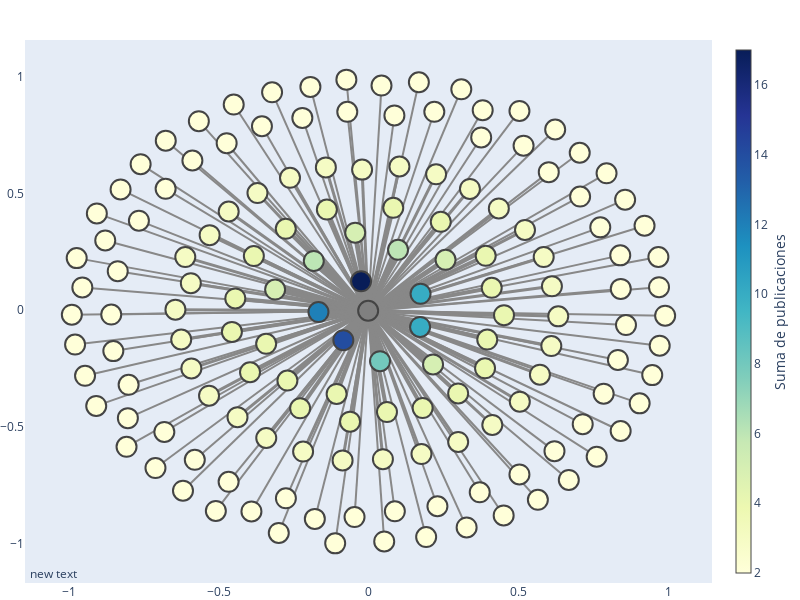

The notebook cell saved with this chart:
### Markdown cell above
Pandemia

### Code cell
grafo_colaboraciones(df_colaboraciones_internacionales_pandemia[df_colaboraciones_internacionales_pandemia['weight'] > media_colaboraciones_internacionales_pandemia])

### Figure 1 — Plotly figure (JSON) as saved in the notebook; plotly's stock layout.template omitted (floating-point values rounded to 4 significant figures; data arrays with more than 128 entries replaced by an {"elided": "..."} marker saying what was removed)
{"data": [{"hoverinfo": "none", "line": {"color": "#888", "width": 17}, "mode": "lines", "type": "scatter", "x": [-0.001479, -0.02512, null], "y": [-0.002491, 0.1237, null]}, {"hoverinfo": "none", "line": {"color": "#888", "width": 14}, "mode": "lines", "type": "scatter", "x": [-0.001479, -0.08427, null], "y": [-0.002491, -0.1288, null]}, {"hoverinfo": "none", "line": {"color": "#888", "width": 12}, "mode": "lines", "type": "scatter", "x": [-0.001479, -0.1673, null], "y": [-0.002491, -0.00813, null]}, {"hoverinfo": "none", "line": {"color": "#888", "width": 10}, "mode": "lines", "type": "scatter", "x": [-0.001479, 0.1719, null], "y": [-0.002491, -0.07184, null]}, {"hoverinfo": "none", "line": {"color": "#888", "width": 10}, "mode": "lines", "type": "scatter", "x": [-0.001479, 0.1734, null], "y": [-0.002491, 0.07011, null]}, {"hoverinfo": "none", "line": {"color": "#888", "width": 8}, "mode": "lines", "type": "scatter", "x": [-0.001479, 0.03814, null], "y": [-0.002491, -0.2189, null]}, {"hoverinfo": "none", "line": {"color": "#888", "width": 6}, "mode": "lines", "type": "scatter", "x": [-0.001479, 0.09831, null], "y": [-0.002491, 0.259, null]}, {"hoverinfo": "none", "line": {"color": "#888", "width": 6}, "mode": "lines", "type": "scatter", "x": [-0.001479, -0.1829, null], "y": [-0.002491, 0.2111, null]}, {"hoverinfo": "none", "line": {"color": "#888", "width": 5}, "mode": "lines", "type": "scatter", "x": [-0.001479, 0.2151, null], "y": [-0.002491, -0.2326, null]}, {"hoverinfo": "none", "line": {"color": "#888", "width": 5}, "mode": "lines", "type": "scatter", "x": [-0.001479, 0.2569, null], "y": [-0.002491, 0.2159, null]}, {"hoverinfo": "none", "line": {"color": "#888", "width": 5}, "mode": "lines", "type": "scatter", "x": [-0.001479, -0.04466, null], "y": [-0.002491, 0.3322, null]}, {"hoverinfo": "none", "line": {"color": "#888", "width": 5}, "mode": "lines", "type": "scatter", "x": [-0.001479, -0.312, null], "y": [-0.002491, 0.08839, null]}, {"hoverinfo": "none", "line": {"color": "#888", "width": 4}, "mode": "lines", "type": "scatter", "x": [-0.001479, 0.4109, null], "y": [-0.002491, 0.09583, null]}, {"hoverinfo": "none", "line": {"color": "#888", "width": 4}, "mode": "lines", "type": "scatter", "x": [-0.001479, -0.2285, null], "y": [-0.002491, -0.4208, null]}, {"hoverinfo": "none", "line": {"color": "#888", "width": 4}, "mode": "lines", "type": "scatter", "x": [-0.001479, -0.4562, null], "y": [-0.002491, -0.09309, null]}, {"hoverinfo": "none", "line": {"color": "#888", "width": 4}, "mode": "lines", "type": "scatter", "x": [-0.001479, 0.3887, null], "y": [-0.002491, -0.2494, null]}, {"hoverinfo": "none", "line": {"color": "#888", "width": 4}, "mode": "lines", "type": "scatter", "x": [-0.001479, 0.1804, null], "y": [-0.002491, -0.4197, null]}, {"hoverinfo": "none", "line": {"color": "#888", "width": 4}, "mode": "lines", "type": "scatter", "x": [-0.001479, 0.08228, null], "y": [-0.002491, 0.4391, null]}, {"hoverinfo": "none", "line": {"color": "#888", "width": 4}, "mode": "lines", "type": "scatter", "x": [-0.001479, -0.383, null], "y": [-0.002491, 0.232, null]}, {"hoverinfo": "none", "line": {"color": "#888", "width": 4}, "mode": "lines", "type": "scatter", "x": [-0.001479, -0.3958, null], "y": [-0.002491, -0.2662, null]}, {"hoverinfo": "none", "line": {"color": "#888", "width": 4}, "mode": "lines", "type": "scatter", "x": [-0.001479, -0.4449, null], "y": [-0.002491, 0.05046, null]}, {"hoverinfo": "none", "line": {"color": "#888", "width": 4}, "mode": "lines", "type": "scatter", "x": [-0.001479, 0.4519, null], "y": [-0.002491, -0.02171, null]}, {"hoverinfo": "none", "line": {"color": "#888", "width": 4}, "mode": "lines", "type": "scatter", "x": [-0.001479, 0.2989, null], "y": [-0.002491, -0.357, null]}, {"hoverinfo": "none", "line": {"color": "#888", "width": 4}, "mode": "lines", "type": "scatter", "x": [-0.001479, -0.3419, null], "y": [-0.002491, -0.1443, null]}, {"hoverinfo": "none", "line": {"color": "#888", "width": 4}, "mode": "lines", "type": "scatter", "x": [-0.001479, -0.1067, null], "y": [-0.002491, -0.3592, null]}, {"hoverinfo": "none", "line": {"color": "#888", "width": 4}, "mode": "lines", "type": "scatter", "x": [-0.001479, -0.0619, null], "y": [-0.002491, -0.4781, null]}, {"hoverinfo": "none", "line": {"color": "#888", "width": 4}, "mode": "lines", "type": "scatter", "x": [-0.001479, 0.2409, null], "y": [-0.002491, 0.3791, null]}, {"hoverinfo": "none", "line": {"color": "#888", "width": 4}, "mode": "lines", "type": "scatter", "x": [-0.001479, -0.1393, null], "y": [-0.002491, 0.4314, null]}, {"hoverinfo": "none", "line": {"color": "#888", "width": 4}, "mode": "lines", "type": "scatter", "x": [-0.001479, -0.271, null], "y": [-0.002491, -0.3017, null]}, {"hoverinfo": "none", "line": {"color": "#888", "width": 4}, "mode": "lines", "type": "scatter", "x": [-0.001479, 0.3909, null], "y": [-0.002491, 0.2333, null]}, {"hoverinfo": "none", "line": {"color": "#888", "width": 4}, "mode": "lines", "type": "scatter", "x": [-0.001479, 0.396, null], "y": [-0.002491, -0.126, null]}, {"hoverinfo": "none", "line": {"color": "#888", "width": 4}, "mode": "lines", "type": "scatter", "x": [-0.001479, 0.06135, null], "y": [-0.002491, -0.4368, null]}, {"hoverinfo": "none", "line": {"color": "#888", "width": 4}, "mode": "lines", "type": "scatter", "x": [-0.001479, -0.2764, null], "y": [-0.002491, 0.349, null]}, {"hoverinfo": "none", "line": {"color": "#888", "width": 3}, "mode": "lines", "type": "scatter", "x": [-0.001479, -0.08684, null], "y": [-0.002491, -0.6442, null]}, {"hoverinfo": "none", "line": {"color": "#888", "width": 3}, "mode": "lines", "type": "scatter", "x": [-0.001479, 0.4129, null], "y": [-0.002491, -0.4924, null]}, {"hoverinfo": "none", "line": {"color": "#888", "width": 3}, "mode": "lines", "type": "scatter", "x": [-0.001479, 0.6118, null], "y": [-0.002491, 0.1025, null]}, {"hoverinfo": "none", "line": {"color": "#888", "width": 3}, "mode": "lines", "type": "scatter", "x": [-0.001479, -0.4375, null], "y": [-0.002491, -0.4587, null]}, {"hoverinfo": "none", "line": {"color": "#888", "width": 3}, "mode": "lines", "type": "scatter", "x": [-0.001479, -0.5305, null], "y": [-0.002491, 0.3217, null]}, {"hoverinfo": "none", "line": {"color": "#888", "width": 3}, "mode": "lines", "type": "scatter", "x": [-0.001479, 0.5844, null], "y": [-0.002491, 0.2279, null]}, {"hoverinfo": "none", "line": {"color": "#888", "width": 3}, "mode": "lines", "type": "scatter", "x": [-0.001479, 0.3382, null], "y": [-0.002491, 0.5199, null]}, {"hoverinfo": "none", "line": {"color": "#888", "width": 3}, "mode": "lines", "type": "scatter", "x": [-0.001479, 0.2253, null], "y": [-0.002491, 0.5826, null]}, {"hoverinfo": "none", "line": {"color": "#888", "width": 3}, "mode": "lines", "type": "scatter", "x": [-0.001479, 0.1765, null], "y": [-0.002491, -0.617, null]}, {"hoverinfo": "none", "line": {"color": "#888", "width": 3}, "mode": "lines", "type": "scatter", "x": [-0.001479, 0.4346, null], "y": [-0.002491, 0.4363, null]}, {"hoverinfo": "none", "line": {"color": "#888", "width": 3}, "mode": "lines", "type": "scatter", "x": [-0.001479, -0.5915, null], "y": [-0.002491, -0.2498, null]}, {"hoverinfo": "none", "line": {"color": "#888", "width": 3}, "mode": "lines", "type": "scatter", "x": [-0.001479, 0.04775, null], "y": [-0.002491, -0.6391, null]}, {"hoverinfo": "none", "line": {"color": "#888", "width": 3}, "mode": "lines", "type": "scatter", "x": [-0.001479, -0.2186, null], "y": [-0.002491, -0.6065, null]}, {"hoverinfo": "none", "line": {"color": "#888", "width": 3}, "mode": "lines", "type": "scatter", "x": [-0.001479, -0.4669, null], "y": [-0.002491, 0.4232, null]}, {"hoverinfo": "none", "line": {"color": "#888", "width": 3}, "mode": "lines", "type": "scatter", "x": [-0.001479, -0.6254, null], "y": [-0.002491, -0.1258, null]}, {"hoverinfo": "none", "line": {"color": "#888", "width": 3}, "mode": "lines", "type": "scatter", "x": [-0.001479, 0.5046, null], "y": [-0.002491, -0.3924, null]}, {"hoverinfo": "none", "line": {"color": "#888", "width": 3}, "mode": "lines", "type": "scatter", "x": [-0.001479, 0.5717, null], "y": [-0.002491, -0.2767, null]}, {"hoverinfo": "none", "line": {"color": "#888", "width": 3}, "mode": "lines", "type": "scatter", "x": [-0.001479, -0.6447, null], "y": [-0.002491, 0.00234, null]}, {"hoverinfo": "none", "line": {"color": "#888", "width": 3}, "mode": "lines", "type": "scatter", "x": [-0.001479, 0.522, null], "y": [-0.002491, 0.3442, null]}, {"hoverinfo": "none", "line": {"color": "#888", "width": 3}, "mode": "lines", "type": "scatter", "x": [-0.001479, -0.3416, null], "y": [-0.002491, -0.5482, null]}, {"hoverinfo": "none", "line": {"color": "#888", "width": 3}, "mode": "lines", "type": "scatter", "x": [-0.001479, 0.6098, null], "y": [-0.002491, -0.154, null]}, {"hoverinfo": "none", "line": {"color": "#888", "width": 3}, "mode": "lines", "type": "scatter", "x": [-0.001479, -0.6118, null], "y": [-0.002491, 0.2277, null]}, {"hoverinfo": "none", "line": {"color": "#888", "width": 3}, "mode": "lines", "type": "scatter", "x": [-0.001479, -0.5325, null], "y": [-0.002491, -0.3667, null]}, {"hoverinfo": "none", "line": {"color": "#888", "width": 3}, "mode": "lines", "type": "scatter", "x": [-0.001479, -0.1426, null], "y": [-0.002491, 0.6124, null]}, {"hoverinfo": "none", "line": {"color": "#888", "width": 3}, "mode": "lines", "type": "scatter", "x": [-0.001479, -0.2623, null], "y": [-0.002491, 0.5676, null]}, {"hoverinfo": "none", "line": {"color": "#888", "width": 3}, "mode": "lines", "type": "scatter", "x": [-0.001479, 0.103, null], "y": [-0.002491, 0.6162, null]}, {"hoverinfo": "none", "line": {"color": "#888", "width": 3}, "mode": "lines", "type": "scatter", "x": [-0.001479, -0.3709, null], "y": [-0.002491, 0.5023, null]}, {"hoverinfo": "none", "line": {"color": "#888", "width": 3}, "mode": "lines", "type": "scatter", "x": [-0.001479, 0.299, null], "y": [-0.002491, -0.5652, null]}, {"hoverinfo": "none", "line": {"color": "#888", "width": 3}, "mode": "lines", "type": "scatter", "x": [-0.001479, 0.633, null], "y": [-0.002491, -0.0265, null]}, {"hoverinfo": "none", "line": {"color": "#888", "width": 3}, "mode": "lines", "type": "scatter", "x": [-0.001479, -0.0217, null], "y": [-0.002491, 0.6027, null]}, {"hoverinfo": "none", "line": {"color": "#888", "width": 3}, "mode": "lines", "type": "scatter", "x": [-0.001479, -0.5933, null], "y": [-0.002491, 0.1156, null]}, {"hoverinfo": "none", "line": {"color": "#888", "width": 2}, "mode": "lines", "type": "scatter", "x": [-0.001479, -0.8009, null], "y": [-0.002491, -0.3199, null]}, {"hoverinfo": "none", "line": {"color": "#888", "width": 2}, "mode": "lines", "type": "scatter", "x": [-0.001479, -0.276, null], "y": [-0.002491, -0.807, null]}, {"hoverinfo": "none", "line": {"color": "#888", "width": 2}, "mode": "lines", "type": "scatter", "x": [-0.001479, 0.8416, null], "y": [-0.002491, 0.09131, null]}, {"hoverinfo": "none", "line": {"color": "#888", "width": 2}, "mode": "lines", "type": "scatter", "x": [-0.001479, 0.5035, null], "y": [-0.002491, 0.8545, null]}, {"hoverinfo": "none", "line": {"color": "#888", "width": 2}, "mode": "lines", "type": "scatter", "x": [-0.001479, 0.6204, null], "y": [-0.002491, -0.6046, null]}, {"hoverinfo": "none", "line": {"color": "#888", "width": 2}, "mode": "lines", "type": "scatter", "x": [-0.001479, -0.8277, null], "y": [-0.002491, 0.5177, null]}, {"hoverinfo": "none", "line": {"color": "#888", "width": 2}, "mode": "lines", "type": "scatter", "x": [-0.001479, 0.832, null], "y": [-0.002491, -0.2136, null]}, {"hoverinfo": "none", "line": {"color": "#888", "width": 2}, "mode": "lines", "type": "scatter", "x": [-0.001479, -0.2211, null], "y": [-0.002491, 0.8246, null]}, {"hoverinfo": "none", "line": {"color": "#888", "width": 2}, "mode": "lines", "type": "scatter", "x": [-0.001479, -0.6817, null], "y": [-0.002491, -0.5222, null]}, {"hoverinfo": "none", "line": {"color": "#888", "width": 2}, "mode": "lines", "type": "scatter", "x": [-0.001479, 0.2194, null], "y": [-0.002491, 0.8507, null]}, {"hoverinfo": "none", "line": {"color": "#888", "width": 2}, "mode": "lines", "type": "scatter", "x": [-0.001479, -0.4672, null], "y": [-0.002491, -0.736, null]}, {"hoverinfo": "none", "line": {"color": "#888", "width": 2}, "mode": "lines", "type": "scatter", "x": [-0.001479, -0.6769, null], "y": [-0.002491, 0.727, null]}, {"hoverinfo": "none", "line": {"color": "#888", "width": 2}, "mode": "lines", "type": "scatter", "x": [-0.001479, 0.8591, null], "y": [-0.002491, -0.06379, null]}, {"hoverinfo": "none", "line": {"color": "#888", "width": 2}, "mode": "lines", "type": "scatter", "x": [-0.001479, 0.04309, null], "y": [-0.002491, 0.9632, null]}, {"hoverinfo": "none", "line": {"color": "#888", "width": 2}, "mode": "lines", "type": "scatter", "x": [-0.001479, 0.1678, null], "y": [-0.002491, 0.9775, null]}, {"hoverinfo": "none", "line": {"color": "#888", "width": 2}, "mode": "lines", "type": "scatter", "x": [-0.001479, 0.6227, null], "y": [-0.002491, 0.7748, null]}, {"hoverinfo": "none", "line": {"color": "#888", "width": 2}, "mode": "lines", "type": "scatter", "x": [-0.001479, 0.5034, null], "y": [-0.002491, -0.7046, null]}, {"hoverinfo": "none", "line": {"color": "#888", "width": 2}, "mode": "lines", "type": "scatter", "x": [-0.001479, 0.3808, null], "y": [-0.002491, 0.8576, null]}, {"hoverinfo": "none", "line": {"color": "#888", "width": 2}, "mode": "lines", "type": "scatter", "x": [-0.001479, 0.921, null], "y": [-0.002491, 0.3622, null]}, {"hoverinfo": "none", "line": {"color": "#888", "width": 2}, "mode": "lines", "type": "scatter", "x": [-0.001479, 0.4508, null], "y": [-0.002491, -0.8803, null]}, {"hoverinfo": "none", "line": {"color": "#888", "width": 2}, "mode": "lines", "type": "scatter", "x": [-0.001479, -0.5665, null], "y": [-0.002491, 0.8105, null]}, {"hoverinfo": "none", "line": {"color": "#888", "width": 2}, "mode": "lines", "type": "scatter", "x": [-0.001479, 0.2297, null], "y": [-0.002491, -0.8409, null]}, {"hoverinfo": "none", "line": {"color": "#888", "width": 2}, "mode": "lines", "type": "scatter", "x": [-0.001479, -0.8589, null], "y": [-0.002491, -0.01882, null]}, {"hoverinfo": "none", "line": {"color": "#888", "width": 2}, "mode": "lines", "type": "scatter", "x": [-0.001479, 0.9046, null], "y": [-0.002491, -0.3997, null]}, {"hoverinfo": "none", "line": {"color": "#888", "width": 2}, "mode": "lines", "type": "scatter", "x": [-0.001479, 0.7845, null], "y": [-0.002491, -0.3581, null]}, {"hoverinfo": "none", "line": {"color": "#888", "width": 2}, "mode": "lines", "type": "scatter", "x": [-0.001479, 0.7942, null], "y": [-0.002491, 0.5871, null]}, {"hoverinfo": "none", "line": {"color": "#888", "width": 2}, "mode": "lines", "type": "scatter", "x": [-0.001479, -0.9904, null], "y": [-0.002491, -0.01928, null]}, {"hoverinfo": "none", "line": {"color": "#888", "width": 2}, "mode": "lines", "type": "scatter", "x": [-0.001479, -0.8789, null], "y": [-0.002491, 0.2989, null]}, {"hoverinfo": "none", "line": {"color": "#888", "width": 2}, "mode": "lines", "type": "scatter", "x": [-0.001479, -0.7113, null], "y": [-0.002491, -0.677, null]}, {"hoverinfo": "none", "line": {"color": "#888", "width": 2}, "mode": "lines", "type": "scatter", "x": [-0.001479, 0.5173, null], "y": [-0.002491, 0.7055, null]}, {"hoverinfo": "none", "line": {"color": "#888", "width": 2}, "mode": "lines", "type": "scatter", "x": [-0.001479, 0.7046, null], "y": [-0.002491, 0.6751, null]}, {"hoverinfo": "none", "line": {"color": "#888", "width": 2}, "mode": "lines", "type": "scatter", "x": [-0.001479, -0.7666, null], "y": [-0.002491, 0.3837, null]}, {"hoverinfo": "none", "line": {"color": "#888", "width": 2}, "mode": "lines", "type": "scatter", "x": [-0.001479, -0.1794, null], "y": [-0.002491, -0.8951, null]}, {"hoverinfo": "none", "line": {"color": "#888", "width": 2}, "mode": "lines", "type": "scatter", "x": [-0.001479, -0.2998, null], "y": [-0.002491, -0.9553, null]}, {"hoverinfo": "none", "line": {"color": "#888", "width": 2}, "mode": "lines", "type": "scatter", "x": [-0.001479, -0.1115, null], "y": [-0.002491, -1, null]}, {"hoverinfo": "none", "line": {"color": "#888", "width": 2}, "mode": "lines", "type": "scatter", "x": [-0.001479, 0.3094, null], "y": [-0.002491, 0.9473, null]}, {"hoverinfo": "none", "line": {"color": "#888", "width": 2}, "mode": "lines", "type": "scatter", "x": [-0.001479, -0.8079, null], "y": [-0.002491, -0.586, null]}, {"hoverinfo": "none", "line": {"color": "#888", "width": 2}, "mode": "lines", "type": "scatter", "x": [-0.001479, 0.7612, null], "y": [-0.002491, -0.6283, null]}, {"hoverinfo": "none", "line": {"color": "#888", "width": 2}, "mode": "lines", "type": "scatter", "x": [-0.001479, 0.05214, null], "y": [-0.002491, -0.9917, null]}, {"hoverinfo": "none", "line": {"color": "#888", "width": 2}, "mode": "lines", "type": "scatter", "x": [-0.001479, 0.08614, null], "y": [-0.002491, 0.835, null]}, {"hoverinfo": "none", "line": {"color": "#888", "width": 2}, "mode": "lines", "type": "scatter", "x": [-0.001479, 0.3709, null], "y": [-0.002491, -0.7809, null]}, {"hoverinfo": "none", "line": {"color": "#888", "width": 2}, "mode": "lines", "type": "scatter", "x": [-0.001479, -0.07115, null], "y": [-0.002491, 0.8506, null]}, {"hoverinfo": "none", "line": {"color": "#888", "width": 2}, "mode": "lines", "type": "scatter", "x": [-0.001479, -0.8519, null], "y": [-0.002491, -0.1756, null]}, {"hoverinfo": "none", "line": {"color": "#888", "width": 2}, "mode": "lines", "type": "scatter", "x": [-0.001479, 0.9715, null], "y": [-0.002491, -0.1525, null]}, {"hoverinfo": "none", "line": {"color": "#888", "width": 2}, "mode": "lines", "type": "scatter", "x": [-0.001479, -0.4737, null], "y": [-0.002491, 0.7159, null]}, {"hoverinfo": "none", "line": {"color": "#888", "width": 2}, "mode": "lines", "type": "scatter", "x": [-0.001479, 0.8413, null], "y": [-0.002491, -0.5182, null]}, {"hoverinfo": "none", "line": {"color": "#888", "width": 2}, "mode": "lines", "type": "scatter", "x": [-0.001479, -0.3221, null], "y": [-0.002491, 0.9344, null]}, {"hoverinfo": "none", "line": {"color": "#888", "width": 2}, "mode": "lines", "type": "scatter", "x": [-0.001479, -0.391, null], "y": [-0.002491, -0.8632, null]}, {"hoverinfo": "none", "line": {"color": "#888", "width": 2}, "mode": "lines", "type": "scatter", "x": [-0.001479, -0.0469, null], "y": [-0.002491, -0.8873, null]}, {"hoverinfo": "none", "line": {"color": "#888", "width": 2}, "mode": "lines", "type": "scatter", "x": [-0.001479, -0.9069, null], "y": [-0.002491, 0.415, null]}, {"hoverinfo": "none", "line": {"color": "#888", "width": 2}, "mode": "lines", "type": "scatter", "x": [-0.001479, 0.9693, null], "y": [-0.002491, 0.0987, null]}, {"hoverinfo": "none", "line": {"color": "#888", "width": 2}, "mode": "lines", "type": "scatter", "x": [-0.001479, 0.9897, null], "y": [-0.002491, -0.02381, null]}, {"hoverinfo": "none", "line": {"color": "#888", "width": 2}, "mode": "lines", "type": "scatter", "x": [-0.001479, -0.7608, null], "y": [-0.002491, 0.626, null]}, {"hoverinfo": "none", "line": {"color": "#888", "width": 2}, "mode": "lines", "type": "scatter", "x": [-0.001479, 0.9672, null], "y": [-0.002491, 0.228, null]}, {"hoverinfo": "none", "line": {"color": "#888", "width": 2}, "mode": "lines", "type": "scatter", "x": [-0.001479, -0.8034, null], "y": [-0.002491, -0.463, null]}, {"hoverinfo": "none", "line": {"color": "#888", "width": 2}, "mode": "lines", "type": "scatter", "x": [-0.001479, 0.08765, null], "y": [-0.002491, -0.8626, null]}, {"hoverinfo": "none", "line": {"color": "#888", "width": 2}, "mode": "lines", "type": "scatter", "x": [-0.001479, 0.5649, null], "y": [-0.002491, -0.8134, null]}, {"hoverinfo": "none", "line": {"color": "#888", "width": 2}, "mode": "lines", "type": "scatter", "x": [-0.001479, -0.9463, null], "y": [-0.002491, -0.2814, null]}, {"hoverinfo": "none", "line": {"color": "#888", "width": 2}, "mode": "lines", "type": "scatter", "x": [-0.001479, -0.1942, null], "y": [-0.002491, 0.9575, null]}, {"hoverinfo": "none", "line": {"color": "#888", "width": 2}, "mode": "lines", "type": "scatter", "x": [-0.001479, -0.6774, null], "y": [-0.002491, 0.5203, null]}, {"hoverinfo": "none", "line": {"color": "#888", "width": 2}, "mode": "lines", "type": "scatter", "x": [-0.001479, -0.07415, null], "y": [-0.002491, 0.9886, null]}, {"hoverinfo": "none", "line": {"color": "#888", "width": 2}, "mode": "lines", "type": "scatter", "x": [-0.001479, 0.8399, null], "y": [-0.002491, 0.2351, null]}, {"hoverinfo": "none", "line": {"color": "#888", "width": 2}, "mode": "lines", "type": "scatter", "x": [-0.001479, 0.7059, null], "y": [-0.002491, 0.4873, null]}, {"hoverinfo": "none", "line": {"color": "#888", "width": 2}, "mode": "lines", "type": "scatter", "x": [-0.001479, 0.8561, null], "y": [-0.002491, 0.4739, null]}, {"hoverinfo": "none", "line": {"color": "#888", "width": 2}, "mode": "lines", "type": "scatter", "x": [-0.001479, 0.3272, null], "y": [-0.002491, -0.9318, null]}, {"hoverinfo": "none", "line": {"color": "#888", "width": 2}, "mode": "lines", "type": "scatter", "x": [-0.001479, 0.1921, null], "y": [-0.002491, -0.973, null]}, {"hoverinfo": "none", "line": {"color": "#888", "width": 2}, "mode": "lines", "type": "scatter", "x": [-0.001479, 0.7732, null], "y": [-0.002491, 0.3552, null]}, {"hoverinfo": "none", "line": {"color": "#888", "width": 2}, "mode": "lines", "type": "scatter", "x": [-0.001479, -0.588, null], "y": [-0.002491, 0.6419, null]}, {"hoverinfo": "none", "line": {"color": "#888", "width": 2}, "mode": "lines", "type": "scatter", "x": [-0.001479, -0.9796, null], "y": [-0.002491, -0.1476, null]}, {"hoverinfo": "none", "line": {"color": "#888", "width": 2}, "mode": "lines", "type": "scatter", "x": [-0.001479, 0.6682, null], "y": [-0.002491, -0.728, null]}, {"hoverinfo": "none", "line": {"color": "#888", "width": 2}, "mode": "lines", "type": "scatter", "x": [-0.001479, 0.9467, null], "y": [-0.002491, -0.2785, null]}, {"hoverinfo": "none", "line": {"color": "#888", "width": 2}, "mode": "lines", "type": "scatter", "x": [-0.001479, -0.5098, null], "y": [-0.002491, -0.8611, null]}, {"hoverinfo": "none", "line": {"color": "#888", "width": 2}, "mode": "lines", "type": "scatter", "x": [-0.001479, 0.7146, null], "y": [-0.002491, -0.4891, null]}, {"hoverinfo": "none", "line": {"color": "#888", "width": 2}, "mode": "lines", "type": "scatter", "x": [-0.001479, -0.8372, null], "y": [-0.002491, 0.1672, null]}, {"hoverinfo": "none", "line": {"color": "#888", "width": 2}, "mode": "lines", "type": "scatter", "x": [-0.001479, -0.58, null], "y": [-0.002491, -0.6417, null]}, {"hoverinfo": "none", "line": {"color": "#888", "width": 2}, "mode": "lines", "type": "scatter", "x": [-0.001479, -0.4502, null], "y": [-0.002491, 0.8817, null]}, {"hoverinfo": "none", "line": {"color": "#888", "width": 2}, "mode": "lines", "type": "scatter", "x": [-0.001479, 0.3758, null], "y": [-0.002491, 0.7407, null]}, {"hoverinfo": "none", "line": {"color": "#888", "width": 2}, "mode": "lines", "type": "scatter", "x": [-0.001479, -0.9742, null], "y": [-0.002491, 0.2233, null]}, {"hoverinfo": "none", "line": {"color": "#888", "width": 2}, "mode": "lines", "type": "scatter", "x": [-0.001479, -0.356, null], "y": [-0.002491, 0.7887, null]}, {"hoverinfo": "none", "line": {"color": "#888", "width": 2}, "mode": "lines", "type": "scatter", "x": [-0.001479, 0.6013, null], "y": [-0.002491, 0.592, null]}, {"hoverinfo": "none", "line": {"color": "#888", "width": 2}, "mode": "lines", "type": "scatter", "x": [-0.001479, -0.9091, null], "y": [-0.002491, -0.4106, null]}, {"hoverinfo": "none", "line": {"color": "#888", "width": 2}, "mode": "lines", "type": "scatter", "x": [-0.001479, -0.9553, null], "y": [-0.002491, 0.09762, null]}, {"hoverinfo": "none", "line": {"color": "#888", "width": 2}, "mode": "lines", "type": "scatter", "x": [-0.001479, -0.6195, null], "y": [-0.002491, -0.7741, null]}, {"hoverinfo": "text", "marker": {"color": {"elided": "148 mixed values"}, "colorbar": {"thickness": 15, "title": {"side": "right", "text": "Suma de publicaciones"}, "xanchor": "left"}, "colorscale": [[0, "rgb(255,255,217)"], [0.125, "rgb(237,248,177)"], [0.25, "rgb(199,233,180)"], [0.375, "rgb(127,205,187)"], [0.5, "rgb(65,182,196)"], [0.625, "rgb(29,145,192)"], [0.75, "rgb(34,94,168)"], [0.875, "rgb(37,52,148)"], [1, "rgb(8,29,88)"]], "line": {"width": 2}, "showscale": true, "size": 20}, "mode": "markers", "text": {"elided": "148 str values"}, "type": "scatter", "x": {"elided": "148 float values"}, "y": {"elided": "148 float values"}}], "layout": {"annotations": [{"showarrow": false, "x": 0.005, "xref": "paper", "y": -0.002, "yref": "paper"}], "dragmode": "pan", "height": 600, "hovermode": "closest", "margin": {"b": 0, "l": 0, "r": 0, "t": 40}, "showlegend": false, "title": {"font": {"size": 16}}, "width": 800, "xaxis": {"showgrid": false, "zeroline": false}, "yaxis": {"showgrid": false, "zeroline": false}}}
